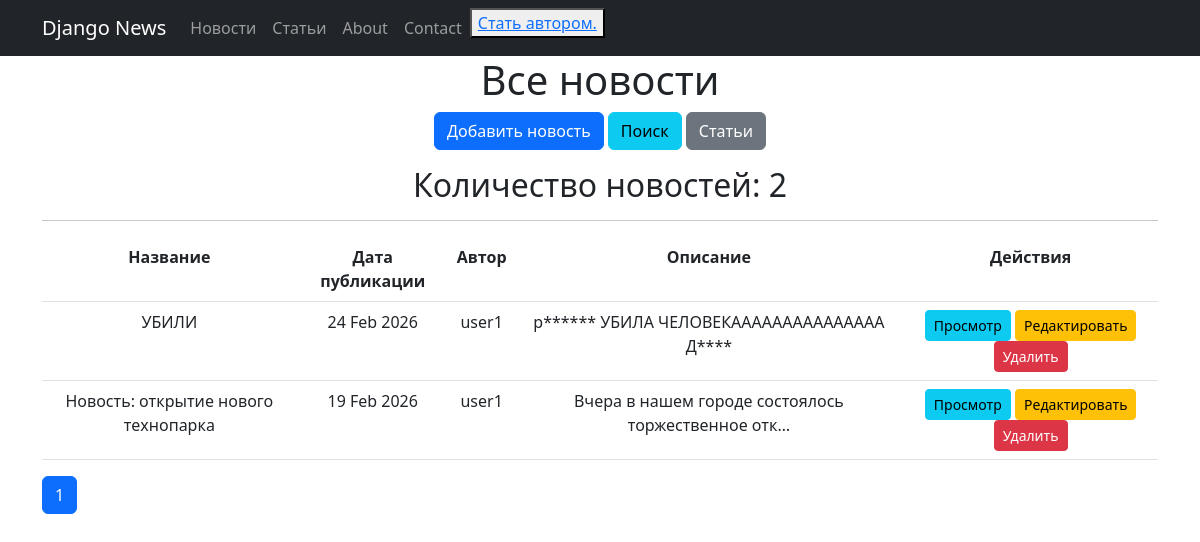
Before: /news/ with the older database file.
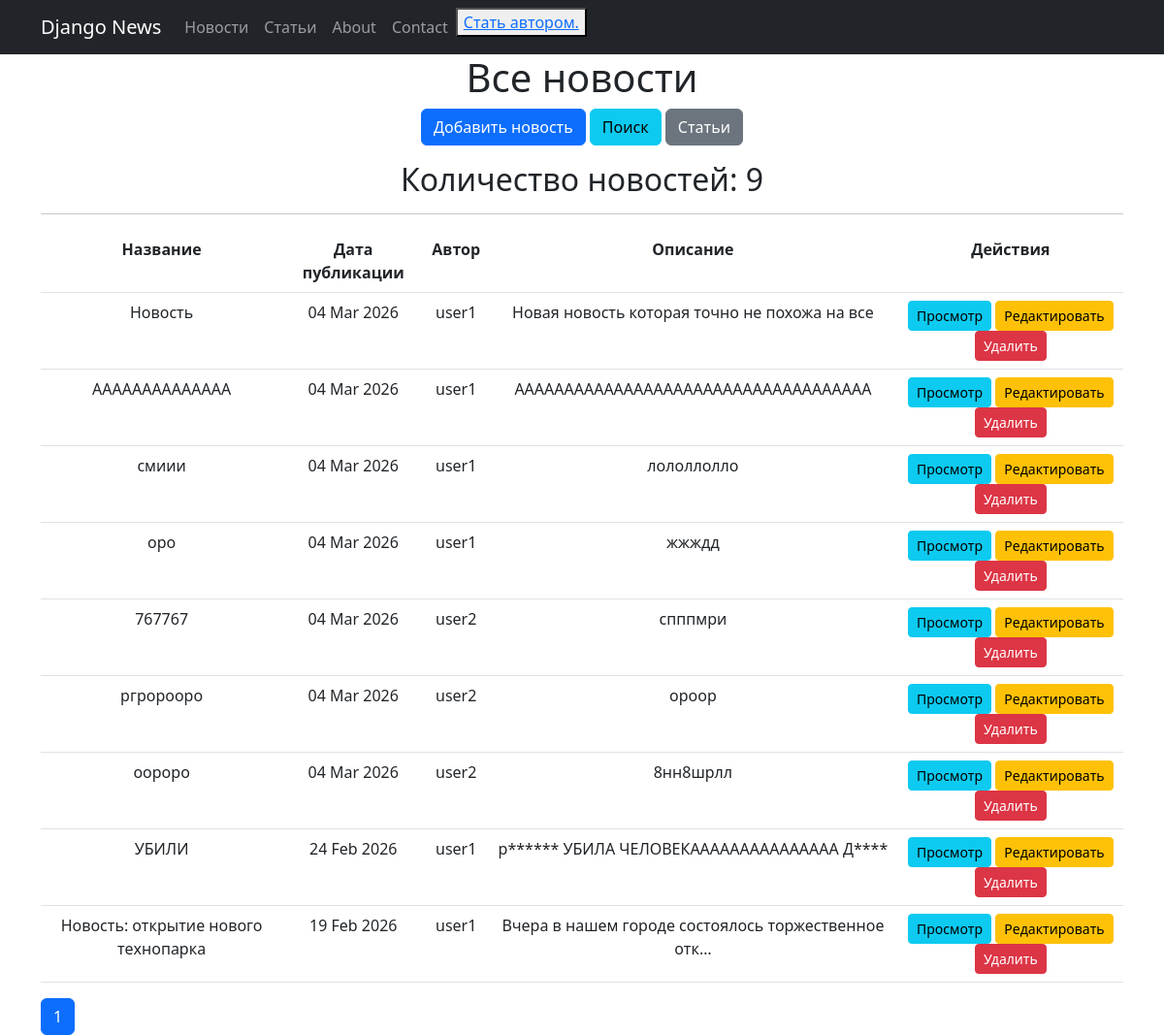
After: the same page with the newer database file.
### newsapp/models.py (models this page shows, shortened)
class Post(models.Model):
    author = models.ForeignKey(Author, on_delete=models.CASCADE)
    NEWS = 'NW'
    ARTICLE = 'AR'
    CATEGORY_CHOICES = (
        (NEWS, 'Новость'),
        (ARTICLE, 'Статья'),
    )
    post_type = models.CharField(max_length=2, choices=CATEGORY_CHOICES, default=NEWS)
    date = models.DateTimeField(auto_now_add=True)
    category = models.ManyToManyField(Category, through='PostCategory')
    title = models.CharField(max_length=100)
    content = models.TextField()
    postRating = models.SmallIntegerField(default=0)

class Author(models.Model):
    user = models.OneToOneField(User, on_delete=models.CASCADE)
    author_rating = models.SmallIntegerField(default=0)

### newsapp/views.py (the view)
# urls.py: path('', NewsList.as_view(), name='news_list'),
class NewsList(ListView):
    model = Post
    ordering = '-date'
    template_name = 'news.html'
    context_object_name = 'news'
    paginate_by = 10
    def get_queryset(self):
        return Post.objects.filter(post_type='NW').order_by('-date')
    def get_context_data(self, **kwargs):
        context = super().get_context_data(**kwargs)
        if self.request.user.is_authenticated:
            context['is_not_premium'] = not self.request.user.groups.filter(name='author').exists()
        else:
            context['is_not_premium'] = True
        return context

### newsapp/templatetags/custom_filters.py (called while the page is built)
@register.filter
def censor(value):
    censored_words = {'редиска', 'дурак', 'идиот'}
    if not isinstance(value, str):
        raise ValueError("Фильтр censor может применяться только к строкам")
    result = []
    word_buffer = []
    def process_word(word_chars):
        if not word_chars:
            return ''
        word = ''.join(word_chars)
        if word.lower() in censored_words:
            return word[0] + '*' * (len(word) - 1)
        else:
            return word
    for char in value:
        if char.isalpha():
            word_buffer.append(char)
        else:
            result.append(process_word(word_buffer))
            word_buffer = []
            result.append(char)
    result.append(process_word(word_buffer))
    return ''.join(result)

### newsapp/templatetags/custom_tags.py (called while the page is built)
@register.simple_tag
def total_posts_count(post_type=None):
    queryset = Post.objects.all()
    if post_type:
        queryset = queryset.filter(post_type=post_type)
    return queryset.count()

### templates/news.html (shortened to what this page needs)
{% extends 'default.html' %}
{% load custom_filters %}
{% load custom_tags %}
{% block content %}
    <h1>Все новости</h1>
    <div class="mb-3">
        <a href="{% url 'news_create' %}" class="btn btn-primary">Добавить новость</a>
        <a href="{% url 'news_search' %}" class="btn btn-info">Поиск</a>
        <a href="{% url 'articles_list' %}" class="btn btn-secondary">Статьи</a>
    </div>
    <h2>Количество новостей: {% total_posts_count 'NW' %}</h2>
    <hr>
    <table class="table">
        <tr>
            <th>Название</th>
            <th>Дата публикации</th>
            <th>Автор</th>
            <th>Описание</th>
            <th>Действия</th>
        </tr>
        {% for new in news %}
            <tr>
                <td>{{ new.title|censor }}</td>
                <td>{{ new.date|date:'d M Y' }}</td>
                <td>{{ new.author.user.username }}</td>
                <td>{{ new.content|censor|truncatechars:50 }}</td>
                <td>
                    <a href="{% url 'new_detail' new.pk %}" class="btn btn-sm btn-info">Просмотр</a>
                    <a href="{% url 'news_edit' new.pk %}" class="btn btn-sm btn-warning">Редактировать</a>
                    <a href="{% url 'news_delete' new.pk %}" class="btn btn-sm btn-danger">Удалить</a>
                </td>
            </tr>
        {% empty %}
            <tr>
                <td colspan="5">Новостей пока нет.</td>
            </tr>
        {% endfor %}
    </table>
    <div class="pagination">
        <span class="btn btn-primary">{{ page_obj.number }}</span>
    </div>
{% endblock content %}

### templates/default.html (shortened to what this page needs)
{% load static %}
<!DOCTYPE html>
<html lang="en">
<head>
    <link href="{% static 'css/styles.css' %}" rel="stylesheet"/>
</head>
<body>
<nav class="navbar navbar-expand-lg navbar-dark bg-dark static-top">
    <div class="container">
        <a class="navbar-brand" href="#">Django News</a>
        <div class="collapse navbar-collapse" id="navbarResponsive">
            <ul class="navbar-nav ml-auto">
                <li class="nav-item">
                    <a class="nav-link" href="{% url 'news_list' %}">Новости</a>
                </li>
                <li class="nav-item">
                    <a class="nav-link" href="{% url 'articles_list' %}">Статьи</a>
                </li>
                <li class="nav-item">
                    <a class="nav-link" href="/about/">About</a>
                </li>
                <li class="nav-item">
                    <a class="nav-link" href="/contacts/">Contact</a>
                </li>
                {% if is_not_premium %}
                    <li>
                        <button><a href="upgrade/">Стать автором.</a></button>
                    </li>
                {% endif %}
            </ul>
        </div>
    </div>
</nav>
<div class="container">
    <div class="row">
        <div class="col-lg-12 text-center">
            {% block content %}
            {% endblock content %}
        </div>
    </div>
</div>
</body>
</html>

Changed rows visible on the page:
added Post: title|censor "Новость", date "04 Mar 2026", author.user.username "user1", content|censor "Новая новость которая точно не похожа на все"
added Post: title|censor "АААААААААААААА", date "04 Mar 2026", author.user.username "user1", content|censor "АААААААААААААААААААААААААААААААААААА"
added Post: title|censor "смиии", date "04 Mar 2026", author.user.username "user1", content|censor "лололлолло"
added Post: title|censor "оро", date "04 Mar 2026", author.user.username "user1", content|censor "жжждд"
added Post: title|censor "767767", date "04 Mar 2026", author.user.username "user2", content|censor "спппмри"
added Post: title|censor "ргророоро", date "04 Mar 2026", author.user.username "user2", content|censor "ороор"
added Post: title|censor "оороро", date "04 Mar 2026", author.user.username "user2", content|censor "8нн8шрлл"
Other visible differences:
text no longer shown: "2"
text now shown: "9"
